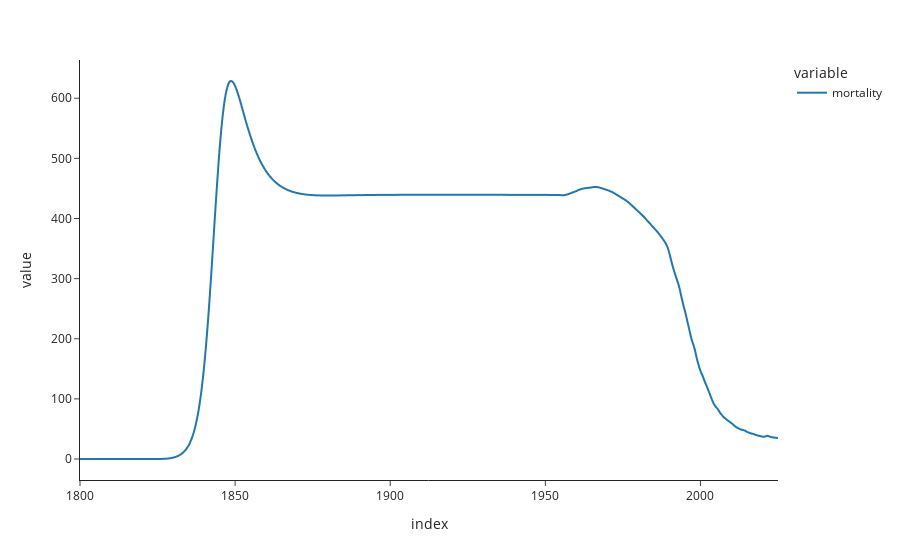

The code cell stored with this chart in its notebook:
### Code cell
derived_df_0['mortality'].plot()

### Figure 1 — Plotly figure (JSON) as saved in the notebook; plotly's stock layout.template omitted (floating-point values rounded to 4 significant figures; data arrays with more than 128 entries replaced by an {"elided": "..."} marker saying what was removed)
{"data": [{"hovertemplate": "variable=mortality<br>index=%{x}<br>value=%{y}<extra></extra>", "legendgroup": "mortality", "line": {"color": "#1F77B4", "dash": "solid"}, "marker": {"symbol": "circle"}, "mode": "lines", "name": "mortality", "showlegend": true, "type": "scattergl", "x": {"elided": "2251 float values"}, "xaxis": "x", "y": {"elided": "2251 float values"}, "yaxis": "y"}], "layout": {"legend": {"title": {"text": "variable"}, "tracegroupgap": 0}, "margin": {"t": 60}, "xaxis": {"anchor": "y", "domain": [0, 1], "title": {"text": "index"}}, "yaxis": {"anchor": "x", "domain": [0, 1], "title": {"text": "value"}}}}
